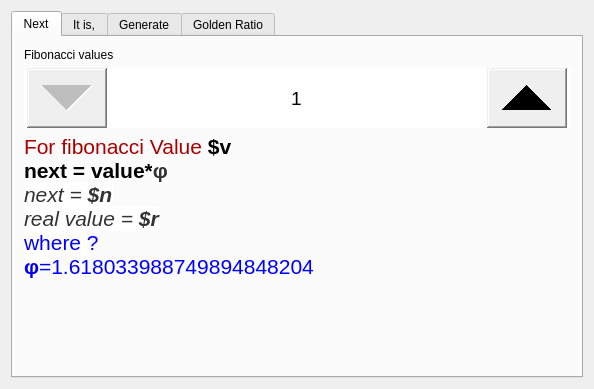
<?xml version="1.0" encoding="UTF-8"?>
<ui version="4.0">
 <class>MainWindow</class>
 <widget class="QMainWindow" name="MainWindow">
  <property name="geometry">
   <rect>
    <x>0</x>
    <y>0</y>
    <width>594</width>
    <height>389</height>
   </rect>
  </property>
  <property name="windowTitle">
   <string>Fibonacci</string>
  </property>
  <property name="styleSheet">
   <string notr="true">QSpinBox::up-button 
{ subcontrol-position:  right ;width:80px;height:60px }

QSpinBox::down-button 
{ subcontrol-position:  left;width:80px;height:60px}


 QSlider::groove:horizontal 
{
     border: 10px solid #999999;
     height:30px;
     background: qlineargradient(x1:0, y1:0, x2:0, y2:1, stop:0 #B1B1B1, stop:1 #c4c4c4);
     margin: 12px 0;
 }

 QSlider::handle:horizontal {
     background: qlineargradient(x1:0, y1:0, x2:1, y2:1, stop:0 #b4b4b4, stop:1 #8f8f8f);
     border: 11px solid #5c5c5c;
     width: 50px;
     margin: -20px 0;
     border-radius: 20px;
 }

	QScrollBar:vertical
	{
		  width: 77px;
		  margin: 50px 0 50px 0;
		  border: 1px solid #222222;
	}

	QScrollBar::handle:vertical
	{
		  min-height: 30px;
		  border-radius: 2px;
	}

	QScrollBar::add-line:vertical
	{
		  border: 1px solid #1b1b19;
		  border-radius: 2px;
		  height: 40px;
		  subcontrol-position: bottom;
		  subcontrol-origin: margin;
	}

	QScrollBar::sub-line:vertical
	{
		  border: 1px solid #1b1b19;
		  border-radius: 2px;
		  height: 40px;
		  subcontrol-position: top;
		  subcontrol-origin: margin;
	}

	QScrollBar::up-arrow:vertical, QScrollBar::down-arrow:vertical
	{
		  border: 1px solid black;
		  width: 50px;
		  height: 30px;
		  background: white;
	}

	QScrollBar::add-page:vertical, QScrollBar::sub-page:vertical
	{
		  height: 40px;
	}
</string>
  </property>
  <widget class="QWidget" name="centralWidget">
   <layout class="QVBoxLayout" name="verticalLayout_2">
    <item>
     <widget class="QTabWidget" name="tabss">
      <property name="styleSheet">
       <string notr="true"/>
      </property>
      <property name="tabPosition">
       <enum>QTabWidget::North</enum>
      </property>
      <property name="tabShape">
       <enum>QTabWidget::Rounded</enum>
      </property>
      <property name="currentIndex">
       <number>0</number>
      </property>
      <property name="iconSize">
       <size>
        <width>32</width>
        <height>32</height>
       </size>
      </property>
      <property name="elideMode">
       <enum>Qt::ElideLeft</enum>
      </property>
      <property name="movable">
       <bool>true</bool>
      </property>
      <widget class="QWidget" name="tab">
       <attribute name="title">
        <string>Next</string>
       </attribute>
       <layout class="QGridLayout" name="gridLayout_3">
        <item row="0" column="0">
         <layout class="QHBoxLayout" name="horizontalLayout_3" stretch="0">
          <item>
           <layout class="QVBoxLayout" name="verticalLayout_5">
            <item>
             <widget class="QLabel" name="label_4">
              <property name="text">
               <string>Fibonacci values</string>
              </property>
             </widget>
            </item>
            <item>
             <widget class="QSpinBox" name="spinBox_2">
              <property name="minimumSize">
               <size>
                <width>0</width>
                <height>60</height>
               </size>
              </property>
              <property name="font">
               <font>
                <pointsize>14</pointsize>
               </font>
              </property>
              <property name="styleSheet">
               <string notr="true"/>
              </property>
              <property name="alignment">
               <set>Qt::AlignCenter</set>
              </property>
              <property name="buttonSymbols">
               <enum>QAbstractSpinBox::UpDownArrows</enum>
              </property>
              <property name="minimum">
               <number>1</number>
              </property>
              <property name="maximum">
               <number>99999999</number>
              </property>
             </widget>
            </item>
            <item>
             <widget class="QLabel" name="lbNextFib">
              <property name="sizeIncrement">
               <size>
                <width>0</width>
                <height>0</height>
               </size>
              </property>
              <property name="font">
               <font>
                <pointsize>16</pointsize>
               </font>
              </property>
              <property name="layoutDirection">
               <enum>Qt::LeftToRight</enum>
              </property>
              <property name="autoFillBackground">
               <bool>false</bool>
              </property>
              <property name="frameShape">
               <enum>QFrame::NoFrame</enum>
              </property>
              <property name="frameShadow">
               <enum>QFrame::Plain</enum>
              </property>
              <property name="text">
               <string>&lt;html&gt;&lt;head/&gt;&lt;body&gt;&lt;p&gt;&lt;span style=&quot; color:#aa0000;&quot;&gt;For fibonacci Value  &lt;/span&gt;&lt;span style=&quot; font-weight:600;&quot;&gt;$v&lt;/span&gt;&lt;br/&gt;&lt;span style=&quot; font-weight:600;&quot;&gt;next = value*&lt;/span&gt;&lt;span style=&quot; font-weight:600; color:#333333; background-color:#ffffff;&quot;&gt;φ&lt;/span&gt;&lt;br/&gt;&lt;span style=&quot; font-style:italic; color:#333333; background-color:#ffffff;&quot;&gt;next = &lt;/span&gt;&lt;span style=&quot; font-weight:600; font-style:italic; color:#333333; background-color:#ffffff;&quot;&gt;$n&lt;/span&gt;&lt;br/&gt;&lt;span style=&quot; font-style:italic; color:#333333; background-color:#ffffff;&quot;&gt;real value = &lt;/span&gt;&lt;span style=&quot; font-weight:600; font-style:italic; color:#333333; background-color:#ffffff;&quot;&gt;$r&lt;/span&gt;&lt;br/&gt;&lt;span style=&quot; color:#0000ff; background-color:#ffffff;&quot;&gt;where &lt;/span&gt;&lt;span style=&quot; color:#0000ff;&quot;&gt;?&lt;/span&gt;&lt;br/&gt;&lt;span style=&quot; font-weight:600; color:#0000ff; background-color:#ffffff;&quot;&gt;φ&lt;/span&gt;&lt;span style=&quot; color:#0000ff;&quot;&gt;=1.618033988749894848204&lt;/span&gt;&lt;br/&gt;&lt;/p&gt;&lt;/body&gt;&lt;/html&gt;</string>
              </property>
              <property name="textFormat">
               <enum>Qt::RichText</enum>
              </property>
              <property name="scaledContents">
               <bool>false</bool>
              </property>
              <property name="alignment">
               <set>Qt::AlignLeading|Qt::AlignLeft|Qt::AlignTop</set>
              </property>
              <property name="wordWrap">
               <bool>true</bool>
              </property>
             </widget>
            </item>
            <item>
             <spacer name="verticalSpacer">
              <property name="orientation">
               <enum>Qt::Vertical</enum>
              </property>
              <property name="sizeHint" stdset="0">
               <size>
                <width>20</width>
                <height>40</height>
               </size>
              </property>
             </spacer>
            </item>
           </layout>
          </item>
         </layout>
        </item>
       </layout>
      </widget>
      <widget class="QWidget" name="tab_3">
       <attribute name="title">
        <string>It is,</string>
       </attribute>
       <layout class="QGridLayout" name="gridLayout_4">
        <item row="0" column="0">
         <layout class="QVBoxLayout" name="verticalLayout_8">
          <item>
           <layout class="QHBoxLayout" name="horizontalLayout_4" stretch="0,1">
            <item>
             <layout class="QVBoxLayout" name="verticalLayout_7">
              <item>
               <widget class="QLabel" name="label_5">
                <property name="text">
                 <string>Value</string>
                </property>
               </widget>
              </item>
              <item>
               <widget class="QLineEdit" name="lbFinoIden">
                <property name="minimumSize">
                 <size>
                  <width>0</width>
                  <height>60</height>
                 </size>
                </property>
                <property name="font">
                 <font>
                  <pointsize>14</pointsize>
                 </font>
                </property>
                <property name="text">
                 <string>12</string>
                </property>
               </widget>
              </item>
              <item>
               <widget class="QPushButton" name="pushButton_2">
                <property name="minimumSize">
                 <size>
                  <width>0</width>
                  <height>40</height>
                 </size>
                </property>
                <property name="text">
                 <string>DO</string>
                </property>
               </widget>
              </item>
              <item>
               <spacer name="verticalSpacer_2">
                <property name="orientation">
                 <enum>Qt::Vertical</enum>
                </property>
                <property name="sizeHint" stdset="0">
                 <size>
                  <width>20</width>
                  <height>40</height>
                 </size>
                </property>
               </spacer>
              </item>
             </layout>
            </item>
            <item>
             <widget class="QLabel" name="lbIdenTmp">
              <property name="minimumSize">
               <size>
                <width>0</width>
                <height>160</height>
               </size>
              </property>
              <property name="font">
               <font>
                <pointsize>14</pointsize>
               </font>
              </property>
              <property name="text">
               <string>&lt;html&gt;&lt;head/&gt;&lt;body&gt;v1=&lt;span style=&quot; font-weight:600;&quot;&gt;F^2*5+4 &lt;/span&gt;or v2=&lt;span style=&quot; font-weight:600;&quot;&gt; F^2*5-4 &lt;/span&gt;&lt;br /&gt;if v is integer &lt;span style=&quot; font-weight:600;&quot;&gt;F=&amp;gt;&lt;/span&gt;fibonacci &lt;br /&gt;v1=&lt;span style=&quot; font-weight:600;&quot;&gt; %v1 &lt;/span&gt;&lt;br /&gt;vv1=&lt;span style=&quot; font-weight:600;&quot;&gt;%r1&lt;/span&gt;&lt;br /&gt;v2=&lt;span style=&quot; font-weight:600;&quot;&gt; %v2&lt;/span&gt;&lt;br /&gt;vv2=&lt;span style=&quot; font-weight:600;&quot;&gt;%r2&lt;/span&gt;&lt;br /&gt;&lt;span style=&quot;color:#ff0000;&quot;&gt;%r&lt;/span&gt;&lt;br /&gt;&lt;/body&gt;&lt;/html&gt;</string>
              </property>
              <property name="textFormat">
               <enum>Qt::RichText</enum>
              </property>
              <property name="alignment">
               <set>Qt::AlignLeading|Qt::AlignLeft|Qt::AlignTop</set>
              </property>
              <property name="wordWrap">
               <bool>true</bool>
              </property>
             </widget>
            </item>
           </layout>
          </item>
          <item>
           <layout class="QVBoxLayout" name="verticalLayout_6">
            <item>
             <widget class="QLabel" name="label_6">
              <property name="text">
               <string>generate</string>
              </property>
             </widget>
            </item>
            <item>
             <widget class="QSlider" name="horizontalSlider">
              <property name="minimumSize">
               <size>
                <width>0</width>
                <height>80</height>
               </size>
              </property>
              <property name="styleSheet">
               <string notr="true"/>
              </property>
              <property name="minimum">
               <number>1</number>
              </property>
              <property name="orientation">
               <enum>Qt::Horizontal</enum>
              </property>
              <property name="tickPosition">
               <enum>QSlider::TicksAbove</enum>
              </property>
             </widget>
            </item>
            <item>
             <spacer name="verticalSpacer_3">
              <property name="orientation">
               <enum>Qt::Vertical</enum>
              </property>
              <property name="sizeHint" stdset="0">
               <size>
                <width>20</width>
                <height>40</height>
               </size>
              </property>
             </spacer>
            </item>
           </layout>
          </item>
         </layout>
        </item>
       </layout>
      </widget>
      <widget class="QWidget" name="fb">
       <property name="sizePolicy">
        <sizepolicy hsizetype="Expanding" vsizetype="Expanding">
         <horstretch>0</horstretch>
         <verstretch>0</verstretch>
        </sizepolicy>
       </property>
       <property name="minimumSize">
        <size>
         <width>0</width>
         <height>0</height>
        </size>
       </property>
       <attribute name="title">
        <string>Generate</string>
       </attribute>
       <layout class="QGridLayout" name="gridLayout">
        <item row="0" column="0">
         <layout class="QVBoxLayout" name="verticalLayout" stretch="0,1">
          <property name="sizeConstraint">
           <enum>QLayout::SetDefaultConstraint</enum>
          </property>
          <item>
           <layout class="QHBoxLayout" name="horizontalLayout_2">
            <item>
             <widget class="QLineEdit" name="lineEdit">
              <property name="minimumSize">
               <size>
                <width>0</width>
                <height>40</height>
               </size>
              </property>
              <property name="text">
               <string>30</string>
              </property>
             </widget>
            </item>
            <item>
             <widget class="QPushButton" name="pushButton">
              <property name="minimumSize">
               <size>
                <width>0</width>
                <height>40</height>
               </size>
              </property>
              <property name="text">
               <string>generate</string>
              </property>
             </widget>
            </item>
            <item>
             <spacer name="horizontalSpacer">
              <property name="orientation">
               <enum>Qt::Horizontal</enum>
              </property>
              <property name="sizeHint" stdset="0">
               <size>
                <width>40</width>
                <height>20</height>
               </size>
              </property>
             </spacer>
            </item>
           </layout>
          </item>
          <item>
           <widget class="QTextEdit" name="textEdit">
            <property name="acceptDrops">
             <bool>false</bool>
            </property>
            <property name="styleSheet">
             <string notr="true"/>
            </property>
            <property name="lineWidth">
             <number>1</number>
            </property>
            <property name="verticalScrollBarPolicy">
             <enum>Qt::ScrollBarAlwaysOn</enum>
            </property>
            <property name="horizontalScrollBarPolicy">
             <enum>Qt::ScrollBarAsNeeded</enum>
            </property>
            <property name="undoRedoEnabled">
             <bool>false</bool>
            </property>
            <property name="readOnly">
             <bool>true</bool>
            </property>
            <property name="textInteractionFlags">
             <set>Qt::TextBrowserInteraction</set>
            </property>
           </widget>
          </item>
         </layout>
        </item>
       </layout>
      </widget>
      <widget class="QWidget" name="tab_2">
       <attribute name="title">
        <string>Golden Ratio</string>
       </attribute>
       <layout class="QGridLayout" name="gridLayout_2">
        <item row="0" column="0">
         <layout class="QVBoxLayout" name="verticalLayout_4" stretch="0,0,0,2">
          <item>
           <layout class="QHBoxLayout" name="horizontalLayout" stretch="0">
            <item>
             <layout class="QVBoxLayout" name="verticalLayout_3">
              <item>
               <widget class="QSpinBox" name="spinBox">
                <property name="minimumSize">
                 <size>
                  <width>0</width>
                  <height>60</height>
                 </size>
                </property>
                <property name="minimum">
                 <number>1</number>
                </property>
                <property name="maximum">
                 <number>99999999</number>
                </property>
               </widget>
              </item>
             </layout>
            </item>
           </layout>
          </item>
          <item>
           <widget class="QLabel" name="lbReadValue">
            <property name="minimumSize">
             <size>
              <width>0</width>
              <height>30</height>
             </size>
            </property>
            <property name="font">
             <font>
              <pointsize>14</pointsize>
             </font>
            </property>
            <property name="text">
             <string/>
            </property>
           </widget>
          </item>
          <item>
           <widget class="QLabel" name="lbGrValue">
            <property name="minimumSize">
             <size>
              <width>0</width>
              <height>30</height>
             </size>
            </property>
            <property name="font">
             <font>
              <pointsize>14</pointsize>
             </font>
            </property>
            <property name="text">
             <string/>
            </property>
           </widget>
          </item>
          <item>
           <widget class="QLabel" name="label_3">
            <property name="font">
             <font>
              <pointsize>14</pointsize>
             </font>
            </property>
            <property name="text">
             <string>&lt;!DOCTYPE HTML PUBLIC &quot;-//W3C//DTD HTML 4.0//EN&quot; &quot;http://www.w3.org/TR/REC-html40/strict.dtd&quot;&gt;
&lt;html&gt;&lt;head&gt;&lt;meta name=&quot;qrichtext&quot; content=&quot;1&quot; /&gt;&lt;style type=&quot;text/css&quot;&gt;
p, li { white-space: pre-wrap; }
&lt;/style&gt;&lt;/head&gt;&lt;body style=&quot; font-family:'MS Shell Dlg 2'; font-size:8pt; font-weight:400; font-style:normal;&quot;&gt;
&lt;p align=&quot;justify&quot; style=&quot; margin-top:12px; margin-bottom:12px; margin-left:0px; margin-right:0px; -qt-block-indent:0; text-indent:0px;&quot;&gt;&lt;br /&gt;&lt;a name=&quot;formula&quot;&gt;&lt;/a&gt;&lt;span style=&quot; font-family:'Verdana,Trebuchet MS,Lucida,Arial,Helvetica,sans-serif'; font-size:x-large; font-weight:600; color:#cc0000;&quot;&gt;B&lt;/span&gt;&lt;span style=&quot; font-family:'Verdana,Trebuchet MS,Lucida,Arial,Helvetica,sans-serif'; font-size:x-large; font-weight:600; color:#cc0000;&quot;&gt;inet's Formula, Fibonacci number&lt;/span&gt;&lt;/p&gt;
&lt;p align=&quot;justify&quot; style=&quot; margin-top:12px; margin-bottom:12px; margin-left:0px; margin-right:0px; -qt-block-indent:0; text-indent:0px;&quot;&gt;&lt;img src=&quot;:/img/fibonacci-formula-phi.png&quot; /&gt;&lt;/p&gt;
&lt;p align=&quot;justify&quot; style=&quot; margin-top:12px; margin-bottom:12px; margin-left:0px; margin-right:0px; -qt-block-indent:0; text-indent:0px;&quot;&gt;&lt;span style=&quot; font-family:'MathJax_Math'; font-size:18px; font-style:italic; color:#333333; background-color:#ffffff;&quot;&gt;φ=&lt;/span&gt;&lt;span style=&quot; font-family:'Verdana,Trebuchet MS,Lucida,Arial,Helvetica,sans-serif'; font-size:medium; color:#000000; background-color:#ffffff;&quot;&gt;1·61803 39887 49894 84820 45868 34365 ...&lt;/span&gt;&lt;/p&gt;
&lt;p align=&quot;justify&quot; style=&quot; margin-top:12px; margin-bottom:12px; margin-left:0px; margin-right:0px; -qt-block-indent:0; text-indent:0px;&quot;&gt;http://www.maths.surrey.ac.uk/hosted-sites/R.Knott/Fibonacci/fibFormula.html&lt;/p&gt;&lt;/body&gt;&lt;/html&gt;</string>
            </property>
            <property name="alignment">
             <set>Qt::AlignLeading|Qt::AlignLeft|Qt::AlignTop</set>
            </property>
           </widget>
          </item>
         </layout>
        </item>
       </layout>
      </widget>
     </widget>
    </item>
   </layout>
  </widget>
 </widget>
 <layoutdefault spacing="6" margin="11"/>
 <resources/>
 <connections/>
</ui>
